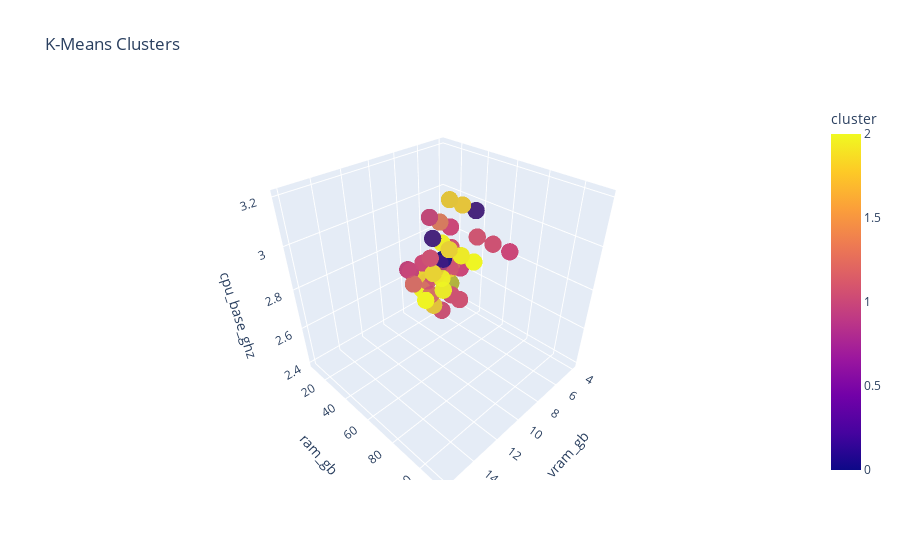

Write notebook code for a chart like this one.
### Code cell
## Get cluster labels for each data point
cluster_labels = kmeans.labels_

## Combine with original data in a new DataFrame
df_cluster = pd.DataFrame(X, columns=X.columns)
df_cluster['cluster'] = cluster_labels
df_cluster['price'] = y.values


# 3D scatter plot
## Use vram_gb, ram_gb, and cpu_base_ghz as they are most correlated with price
import plotly.express as px

colors = ['#1f77b4', '#ff7f0e', '#2ca02c']  # Blue, Orange, Green
fig = px.scatter_3d(
    df_cluster,
    x='vram_gb',
    y='ram_gb',
    z='cpu_base_ghz',
    color='cluster',
    #symbol='price',
    title='K-Means Clusters',
    opacity=0.7 ,
    color_discrete_sequence=colors
)
fig.update_traces(marker=dict(symbol='circle', size=6))
fig.show()

### Figure 1 — Plotly figure (JSON) as saved in the notebook; plotly's stock layout.template omitted (floating-point values rounded to 4 significant figures; data arrays with more than 128 entries replaced by an {"elided": "..."} marker saying what was removed)
{"data": [{"hovertemplate": "vram_gb=%{x}<br>ram_gb=%{y}<br>cpu_base_ghz=%{z}<br>cluster=%{marker.color}<extra></extra>", "legendgroup": "", "marker": {"color": {"elided": "22870 int values"}, "coloraxis": "coloraxis", "opacity": 0.7, "size": 6, "symbol": "circle"}, "mode": "markers", "name": "", "scene": "scene", "showlegend": false, "type": "scatter3d", "x": {"elided": "22870 int values"}, "y": {"elided": "22870 int values"}, "z": {"elided": "22870 float values"}}], "layout": {"coloraxis": {"colorbar": {"title": {"text": "cluster"}}, "colorscale": [[0, "#0d0887"], [0.1111, "#46039f"], [0.2222, "#7201a8"], [0.3333, "#9c179e"], [0.4444, "#bd3786"], [0.5556, "#d8576b"], [0.6667, "#ed7953"], [0.7778, "#fb9f3a"], [0.8889, "#fdca26"], [1, "#f0f921"]]}, "legend": {"tracegroupgap": 0}, "scene": {"domain": {"x": [0, 1], "y": [0, 1]}, "xaxis": {"title": {"text": "vram_gb"}}, "yaxis": {"title": {"text": "ram_gb"}}, "zaxis": {"title": {"text": "cpu_base_ghz"}}}, "title": {"text": "K-Means Clusters"}}}
